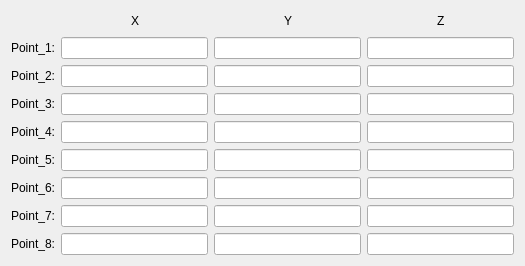
<?xml version="1.0" encoding="UTF-8"?>
<ui version="4.0">
 <class>Form</class>
 <widget class="QWidget" name="Form">
  <property name="geometry">
   <rect>
    <x>0</x>
    <y>0</y>
    <width>525</width>
    <height>248</height>
   </rect>
  </property>
  <property name="windowTitle">
   <string>Form</string>
  </property>
  <layout class="QVBoxLayout" name="verticalLayout">
   <item>
    <layout class="QGridLayout" name="gridLayout">
     <item row="0" column="1">
      <spacer name="horizontalSpacer">
       <property name="orientation">
        <enum>Qt::Horizontal</enum>
       </property>
       <property name="sizeHint" stdset="0">
        <size>
         <width>40</width>
         <height>20</height>
        </size>
       </property>
      </spacer>
     </item>
     <item row="0" column="2">
      <widget class="QLabel" name="label_x2">
       <property name="text">
        <string>X</string>
       </property>
      </widget>
     </item>
     <item row="0" column="3">
      <spacer name="horizontalSpacer_2">
       <property name="orientation">
        <enum>Qt::Horizontal</enum>
       </property>
       <property name="sizeHint" stdset="0">
        <size>
         <width>40</width>
         <height>20</height>
        </size>
       </property>
      </spacer>
     </item>
     <item row="0" column="4">
      <spacer name="horizontalSpacer_3">
       <property name="orientation">
        <enum>Qt::Horizontal</enum>
       </property>
       <property name="sizeHint" stdset="0">
        <size>
         <width>40</width>
         <height>20</height>
        </size>
       </property>
      </spacer>
     </item>
     <item row="0" column="5">
      <widget class="QLabel" name="label_y2">
       <property name="text">
        <string>Y</string>
       </property>
      </widget>
     </item>
     <item row="0" column="6">
      <spacer name="horizontalSpacer_4">
       <property name="orientation">
        <enum>Qt::Horizontal</enum>
       </property>
       <property name="sizeHint" stdset="0">
        <size>
         <width>40</width>
         <height>20</height>
        </size>
       </property>
      </spacer>
     </item>
     <item row="0" column="7">
      <spacer name="horizontalSpacer_5">
       <property name="orientation">
        <enum>Qt::Horizontal</enum>
       </property>
       <property name="sizeHint" stdset="0">
        <size>
         <width>40</width>
         <height>20</height>
        </size>
       </property>
      </spacer>
     </item>
     <item row="0" column="8">
      <widget class="QLabel" name="label_z2">
       <property name="text">
        <string>Z</string>
       </property>
      </widget>
     </item>
     <item row="0" column="9">
      <spacer name="horizontalSpacer_6">
       <property name="orientation">
        <enum>Qt::Horizontal</enum>
       </property>
       <property name="sizeHint" stdset="0">
        <size>
         <width>40</width>
         <height>20</height>
        </size>
       </property>
      </spacer>
     </item>
     <item row="1" column="0">
      <widget class="QLabel" name="label">
       <property name="text">
        <string>Point_1:</string>
       </property>
      </widget>
     </item>
     <item row="1" column="1" colspan="3">
      <widget class="QLineEdit" name="lineEdit_point1x"/>
     </item>
     <item row="1" column="4" colspan="3">
      <widget class="QLineEdit" name="lineEdit_point1y"/>
     </item>
     <item row="1" column="7" colspan="3">
      <widget class="QLineEdit" name="lineEdit_point1z"/>
     </item>
     <item row="2" column="0">
      <widget class="QLabel" name="label_2">
       <property name="text">
        <string>Point_2:</string>
       </property>
      </widget>
     </item>
     <item row="2" column="1" colspan="3">
      <widget class="QLineEdit" name="lineEdit_point2x"/>
     </item>
     <item row="2" column="4" colspan="3">
      <widget class="QLineEdit" name="lineEdit_point2y"/>
     </item>
     <item row="2" column="7" colspan="3">
      <widget class="QLineEdit" name="lineEdit_point2z"/>
     </item>
     <item row="3" column="0">
      <widget class="QLabel" name="label_3">
       <property name="text">
        <string>Point_3:</string>
       </property>
      </widget>
     </item>
     <item row="3" column="1" colspan="3">
      <widget class="QLineEdit" name="lineEdit_point3x"/>
     </item>
     <item row="3" column="4" colspan="3">
      <widget class="QLineEdit" name="lineEdit_point3y"/>
     </item>
     <item row="3" column="7" colspan="3">
      <widget class="QLineEdit" name="lineEdit_point3z"/>
     </item>
     <item row="4" column="0">
      <widget class="QLabel" name="label_4">
       <property name="text">
        <string>Point_4:</string>
       </property>
      </widget>
     </item>
     <item row="4" column="1" colspan="3">
      <widget class="QLineEdit" name="lineEdit_point4x"/>
     </item>
     <item row="4" column="4" colspan="3">
      <widget class="QLineEdit" name="lineEdit_point4y"/>
     </item>
     <item row="4" column="7" colspan="3">
      <widget class="QLineEdit" name="lineEdit_point4z"/>
     </item>
     <item row="5" column="0">
      <widget class="QLabel" name="label_5">
       <property name="text">
        <string>Point_5:</string>
       </property>
      </widget>
     </item>
     <item row="5" column="1" colspan="3">
      <widget class="QLineEdit" name="lineEdit_point5x"/>
     </item>
     <item row="5" column="4" colspan="3">
      <widget class="QLineEdit" name="lineEdit_point5y"/>
     </item>
     <item row="5" column="7" colspan="3">
      <widget class="QLineEdit" name="lineEdit_point5z"/>
     </item>
     <item row="6" column="0">
      <widget class="QLabel" name="label_6">
       <property name="text">
        <string>Point_6:</string>
       </property>
      </widget>
     </item>
     <item row="6" column="1" colspan="3">
      <widget class="QLineEdit" name="lineEdit_point6x"/>
     </item>
     <item row="6" column="4" colspan="3">
      <widget class="QLineEdit" name="lineEdit_point6y"/>
     </item>
     <item row="6" column="7" colspan="3">
      <widget class="QLineEdit" name="lineEdit_point6z"/>
     </item>
     <item row="7" column="0">
      <widget class="QLabel" name="label_7">
       <property name="text">
        <string>Point_7:</string>
       </property>
      </widget>
     </item>
     <item row="7" column="1" colspan="3">
      <widget class="QLineEdit" name="lineEdit_point7x"/>
     </item>
     <item row="7" column="4" colspan="3">
      <widget class="QLineEdit" name="lineEdit_point7y"/>
     </item>
     <item row="7" column="7" colspan="3">
      <widget class="QLineEdit" name="lineEdit_point7z"/>
     </item>
     <item row="8" column="0">
      <widget class="QLabel" name="label_8">
       <property name="text">
        <string>Point_8:</string>
       </property>
      </widget>
     </item>
     <item row="8" column="1" colspan="3">
      <widget class="QLineEdit" name="lineEdit_point8x"/>
     </item>
     <item row="8" column="4" colspan="3">
      <widget class="QLineEdit" name="lineEdit_point8y"/>
     </item>
     <item row="8" column="7" colspan="3">
      <widget class="QLineEdit" name="lineEdit_point8z"/>
     </item>
    </layout>
   </item>
  </layout>
 </widget>
 <resources/>
 <connections/>
</ui>
